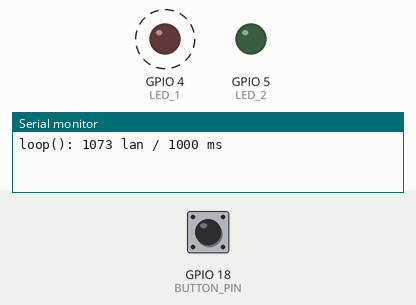
The program below on a simulated ESP32. On the bench: output pins drawn as LEDs (lit = HIGH), the last lines printed to the serial monitor. Dashed ring = blinking. The test bench sets the inputs (shaded band); at power-on: GPIO 18 (BUTTON_PIN) HIGH.

Above: at 1.26 s.
1.3 s: GPIO 18 (BUTTON_PIN) pulled LOW for 0.15 s
At 1.65 s:
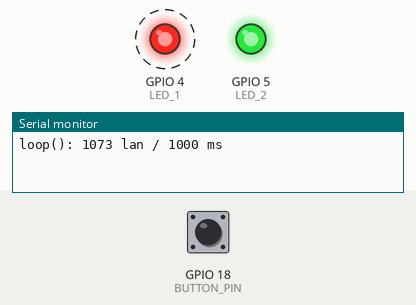
4.3 s: GPIO 18 (BUTTON_PIN) pulled LOW for 1 s
At 4.65 s:
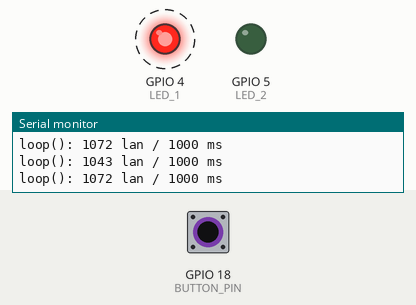
7.3 s: GPIO 18 (BUTTON_PIN) pulled LOW for 3.2 s
At 7.95 s:
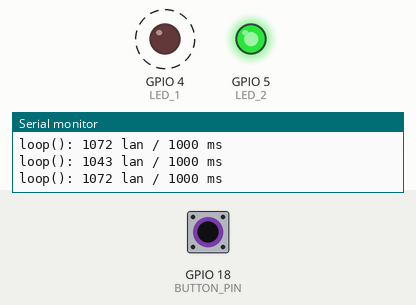
Timing chart, 0 to 18.0 s (numbered marks = the images above; inputs shaded):
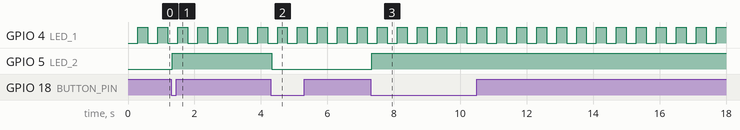

Measured:
- after the input at 1.3 s, GPIO 5 (LED_2): LOW → HIGH at once
- after the input at 4.3 s, GPIO 5 (LED_2): HIGH → LOW at once
- after the input at 7.3 s, GPIO 5 (LED_2): LOW → HIGH at once
- by itself, GPIO 4 (LED_1): alternates HIGH for 0.30 s and LOW for 0.30 s

The program:

main.cpp
```cpp
#include <Arduino.h>

constexpr uint8_t BUTTON_PIN = 18;
constexpr uint8_t LED_2 = 5;
constexpr uint32_t DEBOUNCE_MS = 30;

bool ledState2 = false;
int lastReading = HIGH;
int stableButton = HIGH;
uint32_t lastButtonChange = 0;

void updateButton(uint32_t now)
{
    const int reading = digitalRead(BUTTON_PIN);
    if (reading != lastReading)
    {
        lastReading = reading;
        lastButtonChange = now;
    }
    // Chi dao LED khi nhan xuong on dinh, khong lap lai khi giu nut.
    if (now - lastButtonChange >= DEBOUNCE_MS && reading != stableButton)
    {
        stableButton = reading;
        if (stableButton == LOW)
        {
            ledState2 = !ledState2;
            digitalWrite(LED_2, ledState2);
        }
    }
}

constexpr uint8_t LED_1 = 4;
constexpr uint32_t BLINK_MS = 300;
constexpr uint32_t REPORT_MS = 1000;
bool ledState1 = false;
uint32_t lastBlink = 0;
uint32_t lastReport = 0;
uint32_t loopCount = 0;

void updateBlink(uint32_t now)
{
    const uint32_t elapsed = now - lastBlink;
    if (elapsed >= BLINK_MS)
    {
        // Giu moc thoi gian va bu cac chu ky bo lo, ke ca khi millis tran.
        const uint32_t periods = elapsed / BLINK_MS;
        lastBlink += periods * BLINK_MS;
        if (periods % 2 != 0)
        {
            ledState1 = !ledState1;
            digitalWrite(LED_1, ledState1);
        }
    }
}

void reportLoopCount(uint32_t now)
{
    const uint32_t elapsed = now - lastReport;
    if (elapsed >= REPORT_MS)
    {
        const uint32_t count = loopCount;
        loopCount = 0;
        lastReport = now;
        Serial.printf("loop(): %lu lan / %lu ms\n",
                      static_cast<unsigned long>(count),
                      static_cast<unsigned long>(elapsed));
    }
}

void setup()
{
    Serial.begin(115200);
    pinMode(LED_1, OUTPUT);
    pinMode(LED_2, OUTPUT);
    digitalWrite(LED_1, LOW);
    digitalWrite(LED_2, LOW);
    pinMode(BUTTON_PIN, INPUT_PULLUP);
    lastBlink = lastReport = millis();
}

void loop()
{
    const uint32_t now = millis();
    ++loopCount;
    updateBlink(now);      // Time-triggered: 300 ms.
    updateButton(now);     // Event-driven: canh nhan sau chong doi.
    reportLoopCount(now);  // Time-triggered: 1000 ms.
}
```
